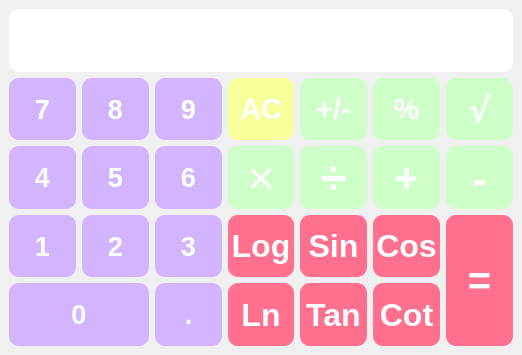
<?xml version="1.0" encoding="UTF-8"?>
<ui version="4.0">
 <class>MainWindow</class>
 <widget class="QMainWindow" name="MainWindow">
  <property name="enabled">
   <bool>true</bool>
  </property>
  <property name="geometry">
   <rect>
    <x>0</x>
    <y>0</y>
    <width>522</width>
    <height>355</height>
   </rect>
  </property>
  <property name="palette">
   <palette>
    <active>
     <colorrole role="Window">
      <brush brushstyle="SolidPattern">
       <color alpha="255">
        <red>255</red>
        <green>231</green>
        <blue>253</blue>
       </color>
      </brush>
     </colorrole>
    </active>
    <inactive>
     <colorrole role="Window">
      <brush brushstyle="SolidPattern">
       <color alpha="255">
        <red>240</red>
        <green>240</green>
        <blue>240</blue>
       </color>
      </brush>
     </colorrole>
    </inactive>
    <disabled>
     <colorrole role="Window">
      <brush brushstyle="SolidPattern">
       <color alpha="255">
        <red>255</red>
        <green>231</green>
        <blue>253</blue>
       </color>
      </brush>
     </colorrole>
    </disabled>
   </palette>
  </property>
  <property name="windowTitle">
   <string>MainWindow</string>
  </property>
  <property name="autoFillBackground">
   <bool>false</bool>
  </property>
  <property name="styleSheet">
   <string notr="true">border-radius:10px;
background_color:rgb(255, 221, 249)</string>
  </property>
  <property name="unifiedTitleAndToolBarOnMac">
   <bool>false</bool>
  </property>
  <widget class="QWidget" name="centralwidget">
   <layout class="QGridLayout" name="gridLayout">
    <item row="0" column="0" colspan="7">
     <widget class="QLineEdit" name="lineEdit">
      <property name="sizePolicy">
       <sizepolicy hsizetype="Minimum" vsizetype="Expanding">
        <horstretch>0</horstretch>
        <verstretch>0</verstretch>
       </sizepolicy>
      </property>
      <property name="font">
       <font>
        <family>Arial</family>
        <pointsize>35</pointsize>
        <bold>true</bold>
       </font>
      </property>
      <property name="styleSheet">
       <string notr="true">color: rgb(211, 180, 255);</string>
      </property>
      <property name="text">
       <string/>
      </property>
     </widget>
    </item>
    <item row="1" column="0">
     <widget class="QPushButton" name="btn_7">
      <property name="sizePolicy">
       <sizepolicy hsizetype="Minimum" vsizetype="Expanding">
        <horstretch>0</horstretch>
        <verstretch>0</verstretch>
       </sizepolicy>
      </property>
      <property name="font">
       <font>
        <family>Arial</family>
        <pointsize>20</pointsize>
        <italic>false</italic>
        <bold>true</bold>
        <underline>false</underline>
        <strikeout>false</strikeout>
        <stylestrategy>PreferDefault</stylestrategy>
        <kerning>true</kerning>
       </font>
      </property>
      <property name="acceptDrops">
       <bool>false</bool>
      </property>
      <property name="autoFillBackground">
       <bool>false</bool>
      </property>
      <property name="styleSheet">
       <string notr="true">color : #ffffff;
background-color: rgb(211, 180, 255);
border-radius:10px;</string>
      </property>
      <property name="text">
       <string>7</string>
      </property>
      <property name="shortcut">
       <string>7</string>
      </property>
     </widget>
    </item>
    <item row="1" column="1">
     <widget class="QPushButton" name="btn_8">
      <property name="sizePolicy">
       <sizepolicy hsizetype="Minimum" vsizetype="Expanding">
        <horstretch>0</horstretch>
        <verstretch>0</verstretch>
       </sizepolicy>
      </property>
      <property name="font">
       <font>
        <family>Arial</family>
        <pointsize>20</pointsize>
        <italic>false</italic>
        <bold>true</bold>
        <underline>false</underline>
        <strikeout>false</strikeout>
        <stylestrategy>PreferDefault</stylestrategy>
        <kerning>true</kerning>
       </font>
      </property>
      <property name="acceptDrops">
       <bool>false</bool>
      </property>
      <property name="autoFillBackground">
       <bool>false</bool>
      </property>
      <property name="styleSheet">
       <string notr="true">color : #ffffff;
background-color: rgb(211, 180, 255);
border-radius:10px;</string>
      </property>
      <property name="text">
       <string>8</string>
      </property>
      <property name="shortcut">
       <string>8</string>
      </property>
     </widget>
    </item>
    <item row="1" column="2">
     <widget class="QPushButton" name="btn_9">
      <property name="sizePolicy">
       <sizepolicy hsizetype="Minimum" vsizetype="Expanding">
        <horstretch>0</horstretch>
        <verstretch>0</verstretch>
       </sizepolicy>
      </property>
      <property name="font">
       <font>
        <family>Arial</family>
        <pointsize>20</pointsize>
        <italic>false</italic>
        <bold>true</bold>
        <underline>false</underline>
        <strikeout>false</strikeout>
        <stylestrategy>PreferDefault</stylestrategy>
        <kerning>true</kerning>
       </font>
      </property>
      <property name="acceptDrops">
       <bool>false</bool>
      </property>
      <property name="autoFillBackground">
       <bool>false</bool>
      </property>
      <property name="styleSheet">
       <string notr="true">color : #ffffff;
background-color: rgb(211, 180, 255);
border-radius:10px;</string>
      </property>
      <property name="text">
       <string>9</string>
      </property>
      <property name="shortcut">
       <string>9</string>
      </property>
     </widget>
    </item>
    <item row="1" column="3">
     <widget class="QPushButton" name="btn_ac">
      <property name="sizePolicy">
       <sizepolicy hsizetype="Minimum" vsizetype="Expanding">
        <horstretch>0</horstretch>
        <verstretch>0</verstretch>
       </sizepolicy>
      </property>
      <property name="font">
       <font>
        <family>Arial</family>
        <pointsize>22</pointsize>
        <italic>false</italic>
        <bold>true</bold>
        <underline>false</underline>
        <strikeout>false</strikeout>
        <stylestrategy>PreferDefault</stylestrategy>
        <kerning>true</kerning>
       </font>
      </property>
      <property name="acceptDrops">
       <bool>false</bool>
      </property>
      <property name="autoFillBackground">
       <bool>false</bool>
      </property>
      <property name="styleSheet">
       <string notr="true">color : #ffffff;
background-color: rgb(247, 255, 155);
border-radius:10px;</string>
      </property>
      <property name="text">
       <string>AC</string>
      </property>
      <property name="shortcut">
       <string>Backspace</string>
      </property>
     </widget>
    </item>
    <item row="1" column="4">
     <widget class="QPushButton" name="btn_negpos">
      <property name="sizePolicy">
       <sizepolicy hsizetype="Minimum" vsizetype="Expanding">
        <horstretch>0</horstretch>
        <verstretch>0</verstretch>
       </sizepolicy>
      </property>
      <property name="font">
       <font>
        <family>Arial</family>
        <pointsize>22</pointsize>
        <italic>false</italic>
        <bold>true</bold>
        <underline>false</underline>
        <strikeout>false</strikeout>
        <stylestrategy>PreferDefault</stylestrategy>
        <kerning>true</kerning>
       </font>
      </property>
      <property name="acceptDrops">
       <bool>false</bool>
      </property>
      <property name="autoFillBackground">
       <bool>false</bool>
      </property>
      <property name="styleSheet">
       <string notr="true">color : #ffffff;
background-color: rgb(206, 255, 201);
border-radius:10px;</string>
      </property>
      <property name="text">
       <string>+/-</string>
      </property>
      <property name="shortcut">
       <string>%</string>
      </property>
     </widget>
    </item>
    <item row="1" column="5">
     <widget class="QPushButton" name="btn_pre">
      <property name="sizePolicy">
       <sizepolicy hsizetype="Minimum" vsizetype="Expanding">
        <horstretch>0</horstretch>
        <verstretch>0</verstretch>
       </sizepolicy>
      </property>
      <property name="font">
       <font>
        <family>Arial</family>
        <pointsize>22</pointsize>
        <italic>false</italic>
        <bold>true</bold>
        <underline>false</underline>
        <strikeout>false</strikeout>
        <stylestrategy>PreferDefault</stylestrategy>
        <kerning>true</kerning>
       </font>
      </property>
      <property name="acceptDrops">
       <bool>false</bool>
      </property>
      <property name="autoFillBackground">
       <bool>false</bool>
      </property>
      <property name="styleSheet">
       <string notr="true">color : #ffffff;
background-color: rgb(206, 255, 201);
border-radius:10px;</string>
      </property>
      <property name="text">
       <string>%</string>
      </property>
      <property name="shortcut">
       <string>%</string>
      </property>
     </widget>
    </item>
    <item row="1" column="6">
     <widget class="QPushButton" name="btn_sqrt">
      <property name="sizePolicy">
       <sizepolicy hsizetype="Minimum" vsizetype="Expanding">
        <horstretch>0</horstretch>
        <verstretch>0</verstretch>
       </sizepolicy>
      </property>
      <property name="font">
       <font>
        <family>Baskerville Old Face</family>
        <pointsize>25</pointsize>
        <italic>false</italic>
        <bold>true</bold>
        <underline>false</underline>
        <strikeout>false</strikeout>
        <stylestrategy>PreferDefault</stylestrategy>
        <kerning>true</kerning>
       </font>
      </property>
      <property name="acceptDrops">
       <bool>false</bool>
      </property>
      <property name="autoFillBackground">
       <bool>false</bool>
      </property>
      <property name="styleSheet">
       <string notr="true">color : #ffffff;
background-color: rgb(206, 255, 201);
border-radius:10px;</string>
      </property>
      <property name="text">
       <string>√</string>
      </property>
     </widget>
    </item>
    <item row="2" column="0">
     <widget class="QPushButton" name="btn_4">
      <property name="sizePolicy">
       <sizepolicy hsizetype="Minimum" vsizetype="Expanding">
        <horstretch>0</horstretch>
        <verstretch>0</verstretch>
       </sizepolicy>
      </property>
      <property name="font">
       <font>
        <family>Arial</family>
        <pointsize>20</pointsize>
        <italic>false</italic>
        <bold>true</bold>
        <underline>false</underline>
        <strikeout>false</strikeout>
        <stylestrategy>PreferDefault</stylestrategy>
        <kerning>true</kerning>
       </font>
      </property>
      <property name="acceptDrops">
       <bool>false</bool>
      </property>
      <property name="autoFillBackground">
       <bool>false</bool>
      </property>
      <property name="styleSheet">
       <string notr="true">color : #ffffff;
background-color: rgb(211, 180, 255);
border-radius:10px;</string>
      </property>
      <property name="text">
       <string>4</string>
      </property>
      <property name="shortcut">
       <string>4</string>
      </property>
     </widget>
    </item>
    <item row="2" column="1">
     <widget class="QPushButton" name="btn_5">
      <property name="sizePolicy">
       <sizepolicy hsizetype="Minimum" vsizetype="Expanding">
        <horstretch>0</horstretch>
        <verstretch>0</verstretch>
       </sizepolicy>
      </property>
      <property name="font">
       <font>
        <family>Arial</family>
        <pointsize>20</pointsize>
        <italic>false</italic>
        <bold>true</bold>
        <underline>false</underline>
        <strikeout>false</strikeout>
        <stylestrategy>PreferDefault</stylestrategy>
        <kerning>true</kerning>
       </font>
      </property>
      <property name="acceptDrops">
       <bool>false</bool>
      </property>
      <property name="autoFillBackground">
       <bool>false</bool>
      </property>
      <property name="styleSheet">
       <string notr="true">color : #ffffff;
background-color: rgb(211, 180, 255);
border-radius:10px;</string>
      </property>
      <property name="text">
       <string>5</string>
      </property>
      <property name="shortcut">
       <string>5</string>
      </property>
     </widget>
    </item>
    <item row="2" column="2">
     <widget class="QPushButton" name="btn_6">
      <property name="sizePolicy">
       <sizepolicy hsizetype="Minimum" vsizetype="Expanding">
        <horstretch>0</horstretch>
        <verstretch>0</verstretch>
       </sizepolicy>
      </property>
      <property name="font">
       <font>
        <family>Arial</family>
        <pointsize>20</pointsize>
        <italic>false</italic>
        <bold>true</bold>
        <underline>false</underline>
        <strikeout>false</strikeout>
        <stylestrategy>PreferDefault</stylestrategy>
        <kerning>true</kerning>
       </font>
      </property>
      <property name="acceptDrops">
       <bool>false</bool>
      </property>
      <property name="autoFillBackground">
       <bool>false</bool>
      </property>
      <property name="styleSheet">
       <string notr="true">color : #ffffff;
background-color: rgb(211, 180, 255);
border-radius:10px;</string>
      </property>
      <property name="text">
       <string>6</string>
      </property>
      <property name="shortcut">
       <string>6</string>
      </property>
     </widget>
    </item>
    <item row="2" column="3">
     <widget class="QPushButton" name="btn_mul">
      <property name="sizePolicy">
       <sizepolicy hsizetype="Minimum" vsizetype="Expanding">
        <horstretch>0</horstretch>
        <verstretch>0</verstretch>
       </sizepolicy>
      </property>
      <property name="font">
       <font>
        <family>Arial</family>
        <pointsize>35</pointsize>
        <italic>false</italic>
        <bold>false</bold>
        <underline>false</underline>
        <strikeout>false</strikeout>
        <stylestrategy>PreferDefault</stylestrategy>
        <kerning>true</kerning>
       </font>
      </property>
      <property name="acceptDrops">
       <bool>false</bool>
      </property>
      <property name="autoFillBackground">
       <bool>false</bool>
      </property>
      <property name="styleSheet">
       <string notr="true">color : #ffffff;
background-color: rgb(206, 255, 201);
border-radius:10px;</string>
      </property>
      <property name="text">
       <string>×</string>
      </property>
      <property name="shortcut">
       <string>*</string>
      </property>
     </widget>
    </item>
    <item row="2" column="4">
     <widget class="QPushButton" name="btn_dev">
      <property name="sizePolicy">
       <sizepolicy hsizetype="Minimum" vsizetype="Expanding">
        <horstretch>0</horstretch>
        <verstretch>0</verstretch>
       </sizepolicy>
      </property>
      <property name="font">
       <font>
        <family>Arial</family>
        <pointsize>35</pointsize>
        <italic>false</italic>
        <bold>true</bold>
        <underline>false</underline>
        <strikeout>false</strikeout>
        <stylestrategy>PreferDefault</stylestrategy>
        <kerning>true</kerning>
       </font>
      </property>
      <property name="acceptDrops">
       <bool>false</bool>
      </property>
      <property name="autoFillBackground">
       <bool>false</bool>
      </property>
      <property name="styleSheet">
       <string notr="true">color : #ffffff;
background-color: rgb(206, 255, 201);
border-radius:10px;</string>
      </property>
      <property name="text">
       <string>÷</string>
      </property>
      <property name="shortcut">
       <string>/</string>
      </property>
     </widget>
    </item>
    <item row="2" column="5">
     <widget class="QPushButton" name="btn_sum">
      <property name="sizePolicy">
       <sizepolicy hsizetype="Minimum" vsizetype="Expanding">
        <horstretch>0</horstretch>
        <verstretch>0</verstretch>
       </sizepolicy>
      </property>
      <property name="font">
       <font>
        <family>Arial</family>
        <pointsize>30</pointsize>
        <italic>false</italic>
        <bold>true</bold>
        <underline>false</underline>
        <strikeout>false</strikeout>
        <stylestrategy>PreferDefault</stylestrategy>
        <kerning>true</kerning>
       </font>
      </property>
      <property name="acceptDrops">
       <bool>false</bool>
      </property>
      <property name="autoFillBackground">
       <bool>false</bool>
      </property>
      <property name="styleSheet">
       <string notr="true">color : #ffffff;
background-color: rgb(206, 255, 201);
border-radius:10px;</string>
      </property>
      <property name="text">
       <string>+</string>
      </property>
      <property name="shortcut">
       <string>+</string>
      </property>
     </widget>
    </item>
    <item row="2" column="6">
     <widget class="QPushButton" name="btn_sub">
      <property name="sizePolicy">
       <sizepolicy hsizetype="Minimum" vsizetype="Expanding">
        <horstretch>0</horstretch>
        <verstretch>0</verstretch>
       </sizepolicy>
      </property>
      <property name="font">
       <font>
        <family>MRT_Two Bold</family>
        <pointsize>30</pointsize>
        <italic>false</italic>
        <bold>true</bold>
        <underline>false</underline>
        <strikeout>false</strikeout>
        <stylestrategy>PreferDefault</stylestrategy>
        <kerning>true</kerning>
       </font>
      </property>
      <property name="acceptDrops">
       <bool>false</bool>
      </property>
      <property name="autoFillBackground">
       <bool>false</bool>
      </property>
      <property name="styleSheet">
       <string notr="true">color : #ffffff;
background-color: rgb(206, 255, 201);
border-radius:10px;</string>
      </property>
      <property name="text">
       <string>-</string>
      </property>
      <property name="shortcut">
       <string>-</string>
      </property>
     </widget>
    </item>
    <item row="3" column="0">
     <widget class="QPushButton" name="btn_1">
      <property name="sizePolicy">
       <sizepolicy hsizetype="Minimum" vsizetype="Expanding">
        <horstretch>0</horstretch>
        <verstretch>0</verstretch>
       </sizepolicy>
      </property>
      <property name="font">
       <font>
        <family>Arial</family>
        <pointsize>20</pointsize>
        <italic>false</italic>
        <bold>true</bold>
        <underline>false</underline>
        <strikeout>false</strikeout>
        <stylestrategy>PreferDefault</stylestrategy>
        <kerning>true</kerning>
       </font>
      </property>
      <property name="acceptDrops">
       <bool>false</bool>
      </property>
      <property name="autoFillBackground">
       <bool>false</bool>
      </property>
      <property name="styleSheet">
       <string notr="true">color : #ffffff;
background-color: rgb(211, 180, 255);
border-radius:10px;</string>
      </property>
      <property name="text">
       <string>1</string>
      </property>
      <property name="shortcut">
       <string>1</string>
      </property>
     </widget>
    </item>
    <item row="3" column="1">
     <widget class="QPushButton" name="btn_2">
      <property name="sizePolicy">
       <sizepolicy hsizetype="Minimum" vsizetype="Expanding">
        <horstretch>0</horstretch>
        <verstretch>0</verstretch>
       </sizepolicy>
      </property>
      <property name="font">
       <font>
        <family>Arial</family>
        <pointsize>20</pointsize>
        <italic>false</italic>
        <bold>true</bold>
        <underline>false</underline>
        <strikeout>false</strikeout>
        <stylestrategy>PreferDefault</stylestrategy>
        <kerning>true</kerning>
       </font>
      </property>
      <property name="acceptDrops">
       <bool>false</bool>
      </property>
      <property name="autoFillBackground">
       <bool>false</bool>
      </property>
      <property name="styleSheet">
       <string notr="true">color : #ffffff;
background-color: rgb(211, 180, 255);
border-radius:10px;</string>
      </property>
      <property name="text">
       <string>2</string>
      </property>
      <property name="shortcut">
       <string>2</string>
      </property>
     </widget>
    </item>
    <item row="3" column="2">
     <widget class="QPushButton" name="btn_3">
      <property name="sizePolicy">
       <sizepolicy hsizetype="Minimum" vsizetype="Expanding">
        <horstretch>0</horstretch>
        <verstretch>0</verstretch>
       </sizepolicy>
      </property>
      <property name="font">
       <font>
        <family>Arial</family>
        <pointsize>20</pointsize>
        <italic>false</italic>
        <bold>true</bold>
        <underline>false</underline>
        <strikeout>false</strikeout>
        <stylestrategy>PreferDefault</stylestrategy>
        <kerning>true</kerning>
       </font>
      </property>
      <property name="acceptDrops">
       <bool>false</bool>
      </property>
      <property name="autoFillBackground">
       <bool>false</bool>
      </property>
      <property name="styleSheet">
       <string notr="true">color : #ffffff;
background-color: rgb(211, 180, 255);
border-radius:10px;</string>
      </property>
      <property name="text">
       <string>3</string>
      </property>
      <property name="shortcut">
       <string>3</string>
      </property>
     </widget>
    </item>
    <item row="3" column="3">
     <widget class="QPushButton" name="btn_log">
      <property name="sizePolicy">
       <sizepolicy hsizetype="Minimum" vsizetype="Expanding">
        <horstretch>0</horstretch>
        <verstretch>0</verstretch>
       </sizepolicy>
      </property>
      <property name="font">
       <font>
        <family>Arial</family>
        <pointsize>24</pointsize>
        <italic>false</italic>
        <bold>true</bold>
        <underline>false</underline>
        <strikeout>false</strikeout>
        <stylestrategy>PreferDefault</stylestrategy>
        <kerning>true</kerning>
       </font>
      </property>
      <property name="acceptDrops">
       <bool>false</bool>
      </property>
      <property name="autoFillBackground">
       <bool>false</bool>
      </property>
      <property name="styleSheet">
       <string notr="true">color : #ffffff;
background-color: rgb(255, 111, 142);
border-radius:10px;</string>
      </property>
      <property name="text">
       <string>Log</string>
      </property>
     </widget>
    </item>
    <item row="3" column="4">
     <widget class="QPushButton" name="btn_sin">
      <property name="sizePolicy">
       <sizepolicy hsizetype="Minimum" vsizetype="Expanding">
        <horstretch>0</horstretch>
        <verstretch>0</verstretch>
       </sizepolicy>
      </property>
      <property name="font">
       <font>
        <family>Arial</family>
        <pointsize>24</pointsize>
        <italic>false</italic>
        <bold>true</bold>
        <underline>false</underline>
        <strikeout>false</strikeout>
        <stylestrategy>PreferDefault</stylestrategy>
        <kerning>true</kerning>
       </font>
      </property>
      <property name="acceptDrops">
       <bool>false</bool>
      </property>
      <property name="autoFillBackground">
       <bool>false</bool>
      </property>
      <property name="styleSheet">
       <string notr="true">color : #ffffff;
background-color: rgb(255, 111, 142);
border-radius:10px;</string>
      </property>
      <property name="text">
       <string>Sin</string>
      </property>
     </widget>
    </item>
    <item row="3" column="5">
     <widget class="QPushButton" name="btn_cos">
      <property name="sizePolicy">
       <sizepolicy hsizetype="Minimum" vsizetype="Expanding">
        <horstretch>0</horstretch>
        <verstretch>0</verstretch>
       </sizepolicy>
      </property>
      <property name="font">
       <font>
        <family>Arial</family>
        <pointsize>24</pointsize>
        <italic>false</italic>
        <bold>true</bold>
        <underline>false</underline>
        <strikeout>false</strikeout>
        <stylestrategy>PreferDefault</stylestrategy>
        <kerning>true</kerning>
       </font>
      </property>
      <property name="acceptDrops">
       <bool>false</bool>
      </property>
      <property name="autoFillBackground">
       <bool>false</bool>
      </property>
      <property name="styleSheet">
       <string notr="true">color : #ffffff;
background-color: rgb(255, 111, 142);
border-radius:10px;</string>
      </property>
      <property name="text">
       <string>Cos</string>
      </property>
     </widget>
    </item>
    <item row="3" column="6" rowspan="2">
     <widget class="QPushButton" name="btn_equal">
      <property name="sizePolicy">
       <sizepolicy hsizetype="Minimum" vsizetype="Expanding">
        <horstretch>0</horstretch>
        <verstretch>0</verstretch>
       </sizepolicy>
      </property>
      <property name="font">
       <font>
        <family>Arial</family>
        <pointsize>30</pointsize>
        <italic>false</italic>
        <bold>true</bold>
        <underline>false</underline>
        <strikeout>false</strikeout>
        <stylestrategy>PreferDefault</stylestrategy>
        <kerning>true</kerning>
       </font>
      </property>
      <property name="acceptDrops">
       <bool>false</bool>
      </property>
      <property name="autoFillBackground">
       <bool>false</bool>
      </property>
      <property name="styleSheet">
       <string notr="true">color : #ffffff;
background-color: rgb(255, 111, 142);
border-radius:10px;</string>
      </property>
      <property name="text">
       <string>=</string>
      </property>
      <property name="shortcut">
       <string>=</string>
      </property>
     </widget>
    </item>
    <item row="4" column="0" colspan="2">
     <widget class="QPushButton" name="btn_0">
      <property name="sizePolicy">
       <sizepolicy hsizetype="Minimum" vsizetype="Expanding">
        <horstretch>0</horstretch>
        <verstretch>0</verstretch>
       </sizepolicy>
      </property>
      <property name="font">
       <font>
        <family>Arial</family>
        <pointsize>20</pointsize>
        <italic>false</italic>
        <bold>true</bold>
        <underline>false</underline>
        <strikeout>false</strikeout>
        <stylestrategy>PreferDefault</stylestrategy>
        <kerning>true</kerning>
       </font>
      </property>
      <property name="acceptDrops">
       <bool>false</bool>
      </property>
      <property name="autoFillBackground">
       <bool>false</bool>
      </property>
      <property name="styleSheet">
       <string notr="true">color : #ffffff;
background-color: rgb(211, 180, 255);
border-radius:10px;</string>
      </property>
      <property name="text">
       <string>0</string>
      </property>
      <property name="shortcut">
       <string>0</string>
      </property>
     </widget>
    </item>
    <item row="4" column="2">
     <widget class="QPushButton" name="btn_10">
      <property name="sizePolicy">
       <sizepolicy hsizetype="Minimum" vsizetype="Expanding">
        <horstretch>0</horstretch>
        <verstretch>0</verstretch>
       </sizepolicy>
      </property>
      <property name="font">
       <font>
        <family>Arial</family>
        <pointsize>20</pointsize>
        <italic>false</italic>
        <bold>true</bold>
        <underline>false</underline>
        <strikeout>false</strikeout>
        <stylestrategy>PreferDefault</stylestrategy>
        <kerning>true</kerning>
       </font>
      </property>
      <property name="acceptDrops">
       <bool>false</bool>
      </property>
      <property name="autoFillBackground">
       <bool>false</bool>
      </property>
      <property name="styleSheet">
       <string notr="true">color : #ffffff;
background-color: rgb(211, 180, 255);
border-radius:10px;</string>
      </property>
      <property name="text">
       <string>.</string>
      </property>
      <property name="shortcut">
       <string>.</string>
      </property>
     </widget>
    </item>
    <item row="4" column="3">
     <widget class="QPushButton" name="btn_ln">
      <property name="sizePolicy">
       <sizepolicy hsizetype="Minimum" vsizetype="Expanding">
        <horstretch>0</horstretch>
        <verstretch>0</verstretch>
       </sizepolicy>
      </property>
      <property name="font">
       <font>
        <family>Arial</family>
        <pointsize>24</pointsize>
        <italic>false</italic>
        <bold>true</bold>
        <underline>false</underline>
        <strikeout>false</strikeout>
        <stylestrategy>PreferDefault</stylestrategy>
        <kerning>true</kerning>
       </font>
      </property>
      <property name="acceptDrops">
       <bool>false</bool>
      </property>
      <property name="autoFillBackground">
       <bool>false</bool>
      </property>
      <property name="styleSheet">
       <string notr="true">color : #ffffff;
background-color: rgb(255, 111, 142);
border-radius:10px;</string>
      </property>
      <property name="text">
       <string>Ln</string>
      </property>
     </widget>
    </item>
    <item row="4" column="4">
     <widget class="QPushButton" name="btn_tan">
      <property name="sizePolicy">
       <sizepolicy hsizetype="Minimum" vsizetype="Expanding">
        <horstretch>0</horstretch>
        <verstretch>0</verstretch>
       </sizepolicy>
      </property>
      <property name="font">
       <font>
        <family>Arial</family>
        <pointsize>24</pointsize>
        <italic>false</italic>
        <bold>true</bold>
        <underline>false</underline>
        <strikeout>false</strikeout>
        <stylestrategy>PreferDefault</stylestrategy>
        <kerning>true</kerning>
       </font>
      </property>
      <property name="acceptDrops">
       <bool>false</bool>
      </property>
      <property name="autoFillBackground">
       <bool>false</bool>
      </property>
      <property name="styleSheet">
       <string notr="true">color : #ffffff;
background-color: rgb(255, 111, 142);
border-radius:10px;</string>
      </property>
      <property name="text">
       <string>Tan</string>
      </property>
     </widget>
    </item>
    <item row="4" column="5">
     <widget class="QPushButton" name="btn_cot">
      <property name="sizePolicy">
       <sizepolicy hsizetype="Minimum" vsizetype="Expanding">
        <horstretch>0</horstretch>
        <verstretch>0</verstretch>
       </sizepolicy>
      </property>
      <property name="font">
       <font>
        <family>Arial</family>
        <pointsize>24</pointsize>
        <italic>false</italic>
        <bold>true</bold>
        <underline>false</underline>
        <strikeout>false</strikeout>
        <stylestrategy>PreferDefault</stylestrategy>
        <kerning>true</kerning>
       </font>
      </property>
      <property name="acceptDrops">
       <bool>false</bool>
      </property>
      <property name="autoFillBackground">
       <bool>false</bool>
      </property>
      <property name="styleSheet">
       <string notr="true">color : #ffffff;
background-color: rgb(255, 111, 142);
border-radius:10px;</string>
      </property>
      <property name="text">
       <string>Cot</string>
      </property>
     </widget>
    </item>
   </layout>
  </widget>
 </widget>
 <tabstops>
  <tabstop>btn_1</tabstop>
  <tabstop>btn_2</tabstop>
  <tabstop>btn_3</tabstop>
  <tabstop>btn_4</tabstop>
  <tabstop>btn_5</tabstop>
  <tabstop>btn_6</tabstop>
  <tabstop>btn_7</tabstop>
  <tabstop>btn_8</tabstop>
  <tabstop>btn_9</tabstop>
  <tabstop>btn_0</tabstop>
  <tabstop>btn_10</tabstop>
  <tabstop>btn_ac</tabstop>
  <tabstop>btn_negpos</tabstop>
  <tabstop>btn_sub</tabstop>
  <tabstop>btn_sum</tabstop>
  <tabstop>btn_pre</tabstop>
  <tabstop>btn_dev</tabstop>
  <tabstop>btn_mul</tabstop>
  <tabstop>btn_sqrt</tabstop>
  <tabstop>btn_log</tabstop>
  <tabstop>btn_sin</tabstop>
  <tabstop>btn_cos</tabstop>
  <tabstop>btn_cot</tabstop>
  <tabstop>btn_tan</tabstop>
  <tabstop>btn_equal</tabstop>
  <tabstop>lineEdit</tabstop>
 </tabstops>
 <resources/>
 <connections/>
</ui>
